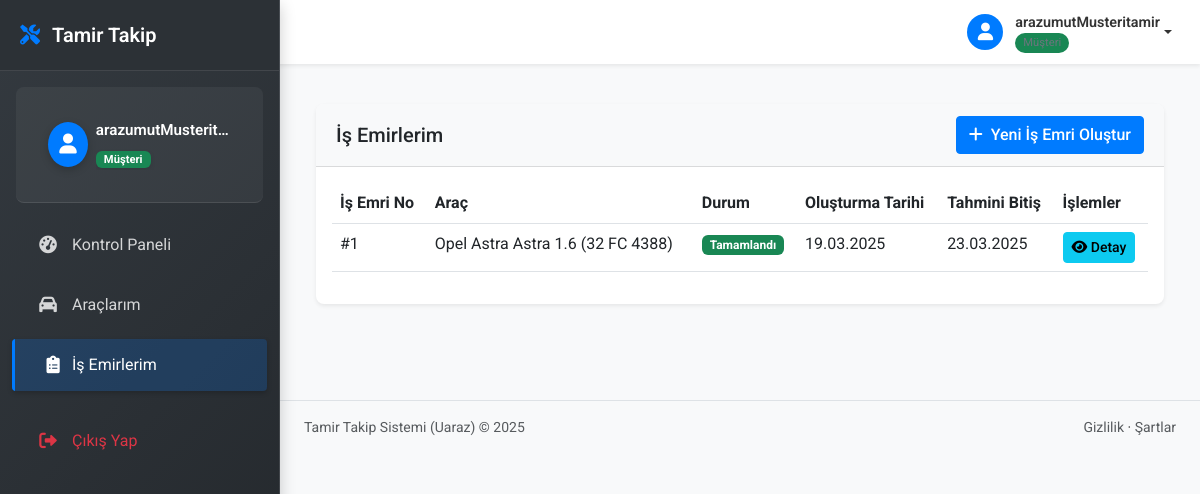
The app's page /musteri-isemirleri/ (signed in), older data.
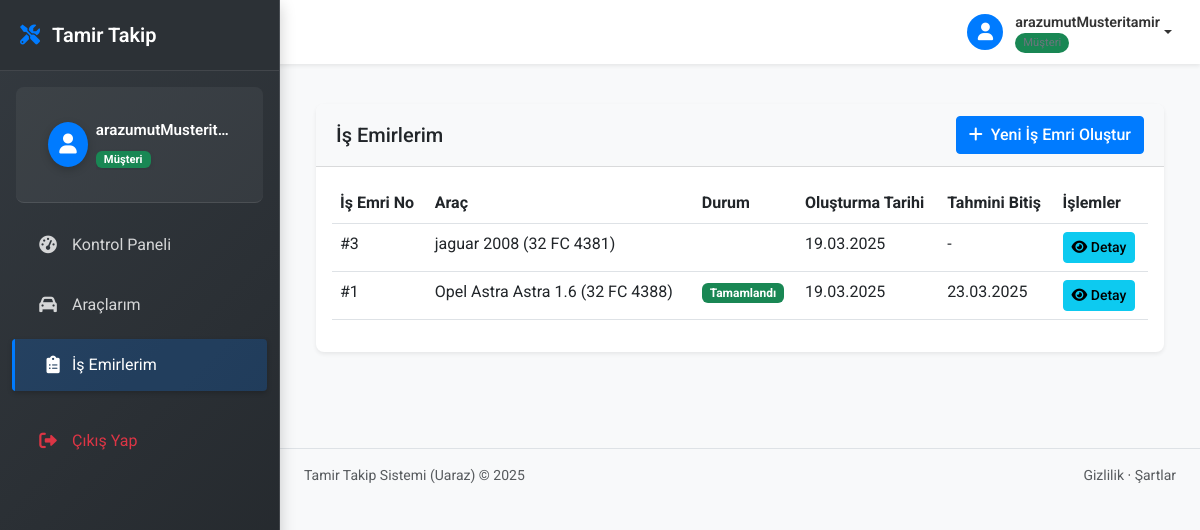
The same page, newer data.
### core/models.py (models this page shows, shortened)
class IsEmri(models.Model):
    DURUM_SECENEKLERI = [
        ('beklemede', 'Beklemede'),
        ('inceleniyor', 'İnceleniyor'),
        ('tamirde', 'Tamirde'),
        ('tamamlandi', 'Tamamlandı'),
    ]
    ONCELIK_SECENEKLERI = [
        ('normal', 'Normal'),
        ('yuksek', 'Yüksek'),
        ('acil', 'Acil'),
    ]
    arac = models.ForeignKey(Arac, on_delete=models.CASCADE, related_name='is_emirleri')
    aciklama = models.TextField()
    durum = models.CharField(max_length=20, choices=DURUM_SECENEKLERI, default='beklemede')
    oncelik = models.CharField(max_length=10, choices=ONCELIK_SECENEKLERI, default='normal')
    teknisyen = models.ForeignKey(User, on_delete=models.SET_NULL, null=True, blank=True)
    baslama_tarihi = models.DateTimeField(
        verbose_name="Başlama Tarihi",
        default=timezone.now
    )
    bitis_tarihi = models.DateTimeField(null=True, blank=True, verbose_name="Bitiş Tarihi")
    olusturma_tarihi = models.DateTimeField(auto_now_add=True, verbose_name="Oluşturma Tarihi")
    yapilan_islemler = models.TextField(blank=True, verbose_name="Yapılan İşlemler")
    kullanilan_parcalar = models.TextField(blank=True, verbose_name="Kullanılan Parçalar")
    toplam_maliyet = models.DecimalField(max_digits=10, decimal_places=2, default=0, verbose_name="Toplam Maliyet")
    kilometre = models.IntegerField(null=True, blank=True, verbose_name="Kilometre")
    notlar = models.TextField(blank=True, verbose_name="Notlar")
    class Meta:
        ordering = ['-baslama_tarihi']
        verbose_name = "İş Emri"
        verbose_name_plural = "İş Emirleri"

class Arac(models.Model):
    musteri = models.ForeignKey(Musteri, on_delete=models.CASCADE)
    marka = models.CharField(max_length=100)
    model = models.CharField(max_length=100)
    plaka = models.CharField(max_length=20, unique=True)
    uretim_yili = models.IntegerField()
    uretim_yili = models.IntegerField(default=2000)

### core/views.py (the view)
# urls.py: path('musteri-isemirleri/', views.musteri_isemri_list, name='musteri_isemri_list'),
@login_required
def musteri_isemri_list(request):
    if request.user.profile.user_type != 'musteri':
        messages.error(request, 'Bu sayfaya erişim izniniz bulunmamaktadır.')
        return redirect('home')
    try:
        musteri = Musteri.objects.get(user=request.user)
        isemirleri = IsEmri.objects.filter(arac__musteri=musteri).order_by('-baslama_tarihi')
    except Musteri.DoesNotExist:
        messages.error(request, 'Müşteri kaydınız bulunamadı.')
        return redirect('musteri_portal')
    return render(request, 'core/musteri_isemri_list.html', {
        'isemirleri': isemirleri
    })

### core/templates/core/musteri_isemri_list.html
{% extends 'core/base.html' %}
{% load static %}
{% block content %}
<div class="container-fluid py-4">
    <div class="row mb-4">
        <div class="col-12">
            <div class="card shadow-sm">
                <div class="card-header bg-light d-flex justify-content-between align-items-center">
                    <h5 class="mb-0">İş Emirlerim</h5>
                    <a href="{% url 'musteri_isemri_ekle' %}" class="btn btn-primary">
                        <i class="fas fa-plus me-2"></i>Yeni İş Emri Oluştur
                    </a>
                </div>
                <div class="card-body">
                    {% if isemirleri %}
                    <div class="table-responsive">
                        <table class="table table-hover">
                            <thead>
                                <tr>
                                    <th>İş Emri No</th>
                                    <th>Araç</th>
                                    <th>Durum</th>
                                    <th>Oluşturma Tarihi</th>
                                    <th>Tahmini Bitiş</th>
                                    <th>İşlemler</th>
                                </tr>
                            </thead>
                            <tbody>
                                {% for isemri in isemirleri %}
                                <tr>
                                    <td>#{{ isemri.id }}</td>
                                    <td>{{ isemri.arac.marka }} {{ isemri.arac.model }} ({{ isemri.arac.plaka }})</td>
                                    <td>
                                        {% if isemri.durum == 'beklemede' %}
                                        <span class="badge bg-warning">Beklemede</span>
                                        {% elif isemri.durum == 'devam_ediyor' %}
                                        <span class="badge bg-info">Devam Ediyor</span>
                                        {% elif isemri.durum == 'tamamlandi' %}
                                        <span class="badge bg-success">Tamamlandı</span>
                                        {% elif isemri.durum == 'iptal' %}
                                        <span class="badge bg-danger">İptal Edildi</span>
                                        {% endif %}
                                    </td>
                                    <td>{{ isemri.baslama_tarihi|date:"d.m.Y" }}</td>
                                    <td>{{ isemri.bitis_tarihi|date:"d.m.Y"|default:"-" }}</td>
                                    <td>
                                        <a href="{% url 'musteri_isemri_detay' isemri.id %}" class="btn btn-sm btn-info">
                                            <i class="fas fa-eye"></i> Detay
                                        </a>
                                    </td>
                                </tr>
                                {% endfor %}
                            </tbody>
                        </table>
                    </div>
                    {% else %}
                    <div class="alert alert-info">
                        <i class="fas fa-info-circle me-2"></i> Henüz iş emriniz bulunmamaktadır.
                    </div>
                    {% endif %}
                </div>
            </div>
        </div>
    </div>
</div>
{% endblock %}

Row changes from the older to the newer data that the page shows:
added IsEmri: id "3", arac.marka "jaguar", arac.model "2008", arac.plaka "32 FC 4381", baslama_tarihi "19.03.2025", bitis_tarihi "-"
